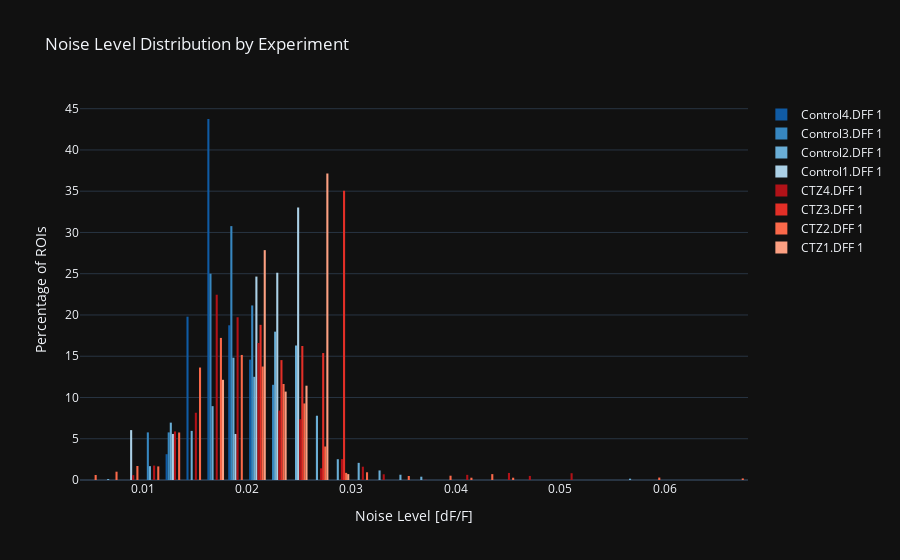

Notebook source saved alongside this figure:
### Code cell
import plotly.graph_objects as go

fig = go.Figure()

# Loop through each experiment and add a normalized histogram trace
for experiment_id in experiments_amplitude_df['experiment_id'].unique():
    experiment_df_subset = experiments_amplitude_df[experiments_amplitude_df['experiment_id'] == experiment_id]
    fig.add_trace(
        go.Histogram(
            x=experiment_df_subset['noise_level'],
            nbinsx=50,
            name=experiment_id,
            histnorm='percent'  # Normalize to percentage
        )
    )

# Update layout for a dark theme and axis labels
fig.update_layout(
    title='Noise Level Distribution by Experiment',
    xaxis_title='Noise Level [dF/F]',
    yaxis_title='Percentage of ROIs',
    template='plotly_dark'
)
for i, experiment_id in enumerate(experiments_amplitude_df['experiment_id'].unique()):
    fig.data[i].marker.color = experiment_palette[experiment_id]
fig.show()
#Save as html
fig.write_html('noise_level_histogram_by_experiment_normalized.html')

### Figure 1 — Plotly figure (JSON) as saved in the notebook; plotly's stock layout.template omitted (floating-point values rounded to 4 significant figures; data arrays with more than 128 entries replaced by an {"elided": "..."} marker saying what was removed)
{"data": [{"histnorm": "percent", "marker": {"color": "#105ba4"}, "name": "Control4.DFF 1", "nbinsx": 50, "type": "histogram", "x": [0.01495, 0.01495, 0.01495, 0.01588, 0.01588, 0.01588, 0.01385, 0.01385, 0.01385, 0.01638, 0.01638, 0.01638, 0.01431, 0.01431, 0.01431, 0.01464, 0.01464, 0.01464, 0.01651, 0.01651, 0.01651, 0.01567, 0.01567, 0.01567, 0.01698, 0.01698, 0.01698, 0.0171, 0.0171, 0.0171, 0.0171, 0.01817, 0.01817, 0.01817, 0.01704, 0.01704, 0.01704, 0.02, 0.02, 0.02, 0.02, 0.01646, 0.01646, 0.01646, 0.02083, 0.02083, 0.02083, 0.01658, 0.01658, 0.01658, 0.01652, 0.01652, 0.01652, 0.01652, 0.01761, 0.01761, 0.01761, 0.0163, 0.0163, 0.0163, 0.01712, 0.01712, 0.01712, 0.01575, 0.01575, 0.01575, 0.01575, 0.02016, 0.02016, 0.02016, 0.02016, 0.02016, 0.02016, 0.02016, 0.01843, 0.01843, 0.01843, 0.01661, 0.01661, 0.01661, 0.01844, 0.01844, 0.01844, 0.01669, 0.01669, 0.01669, 0.01669, 0.01873, 0.01873, 0.01873, 0.0192, 0.0192, 0.0192, 0.0182, 0.0182, 0.0182]}, {"histnorm": "percent", "marker": {"color": "#3787c0"}, "name": "Control3.DFF 1", "nbinsx": 50, "type": "histogram", "x": [0.01186, 0.01186, 0.01186, 0.01243, 0.01243, 0.01243, 0.01965, 0.01965, 0.01965, 0.02035, 0.02035, 0.02035, 0.01852, 0.01852, 0.01852, 0.01788, 0.01788, 0.01788, 0.01788, 0.01951, 0.01951, 0.01951, 0.01943, 0.01943, 0.01943, 0.01943, 0.01728, 0.01728, 0.01728, 0.01768, 0.01768, 0.01768, 0.02244, 0.02244, 0.02244, 0.02189, 0.02189, 0.02189, 0.02189, 0.01819, 0.01819, 0.01819, 0.01788, 0.01788, 0.01788, 0.02125, 0.02125, 0.02125, 0.02125, 0.02392, 0.02392, 0.02392]}, {"histnorm": "percent", "marker": {"color": "#6aaed6"}, "name": "Control2.DFF 1", "nbinsx": 50, "type": "histogram", "x": {"elided": "2503 float values"}}, {"histnorm": "percent", "marker": {"color": "#abd0e6"}, "name": "Control1.DFF 1", "nbinsx": 50, "type": "histogram", "x": {"elided": "215 float values"}}, {"histnorm": "percent", "marker": {"color": "#b11218"}, "name": "CTZ4.DFF 1", "nbinsx": 50, "type": "histogram", "x": {"elided": "3042 float values"}}, {"histnorm": "percent", "marker": {"color": "#e32f27"}, "name": "CTZ3.DFF 1", "nbinsx": 50, "type": "histogram", "x": [0.02944, 0.02944, 0.02944, 0.02944, 0.02944, 0.02944, 0.02944, 0.02944, 0.02944, 0.02944, 0.02944, 0.02944, 0.02944, 0.02944, 0.02944, 0.02944, 0.02944, 0.02944, 0.02944, 0.02944, 0.02944, 0.02944, 0.02777, 0.02777, 0.02777, 0.02777, 0.02777, 0.02777, 0.02777, 0.02777, 0.02777, 0.02777, 0.02777, 0.02777, 0.02777, 0.02777, 0.02777, 0.02777, 0.02777, 0.02777, 0.02857, 0.02857, 0.02857, 0.02857, 0.02857, 0.02857, 0.02857, 0.02857, 0.02857, 0.02857, 0.02857, 0.02857, 0.02857, 0.02857, 0.02857, 0.02857, 0.02857, 0.02857, 0.02857, 0.0223, 0.0223, 0.0223, 0.0223, 0.0223, 0.0223, 0.0223, 0.0223, 0.0223, 0.0223, 0.0223, 0.0223, 0.0223, 0.0223, 0.0223, 0.0223, 0.0223, 0.021, 0.021, 0.021, 0.021, 0.021, 0.021, 0.021, 0.021, 0.021, 0.021, 0.021, 0.021, 0.021, 0.021, 0.021, 0.021, 0.021, 0.021, 0.021, 0.021, 0.021, 0.021, 0.02441, 0.02441, 0.02441, 0.02441, 0.02441, 0.02441, 0.02441, 0.02441, 0.02441, 0.02441, 0.02441, 0.02441, 0.02441, 0.02441, 0.02441, 0.02441, 0.02441, 0.02441, 0.02441]}, {"histnorm": "percent", "marker": {"color": "#fb694a"}, "name": "CTZ2.DFF 1", "nbinsx": 50, "type": "histogram", "x": {"elided": "5767 float values"}}, {"histnorm": "percent", "marker": {"color": "#fca082"}, "name": "CTZ1.DFF 1", "nbinsx": 50, "type": "histogram", "x": {"elided": "140 float values"}}], "layout": {"title": {"text": "Noise Level Distribution by Experiment"}, "xaxis": {"title": {"text": "Noise Level [dF/F]"}}, "yaxis": {"title": {"text": "Percentage of ROIs"}}}}
